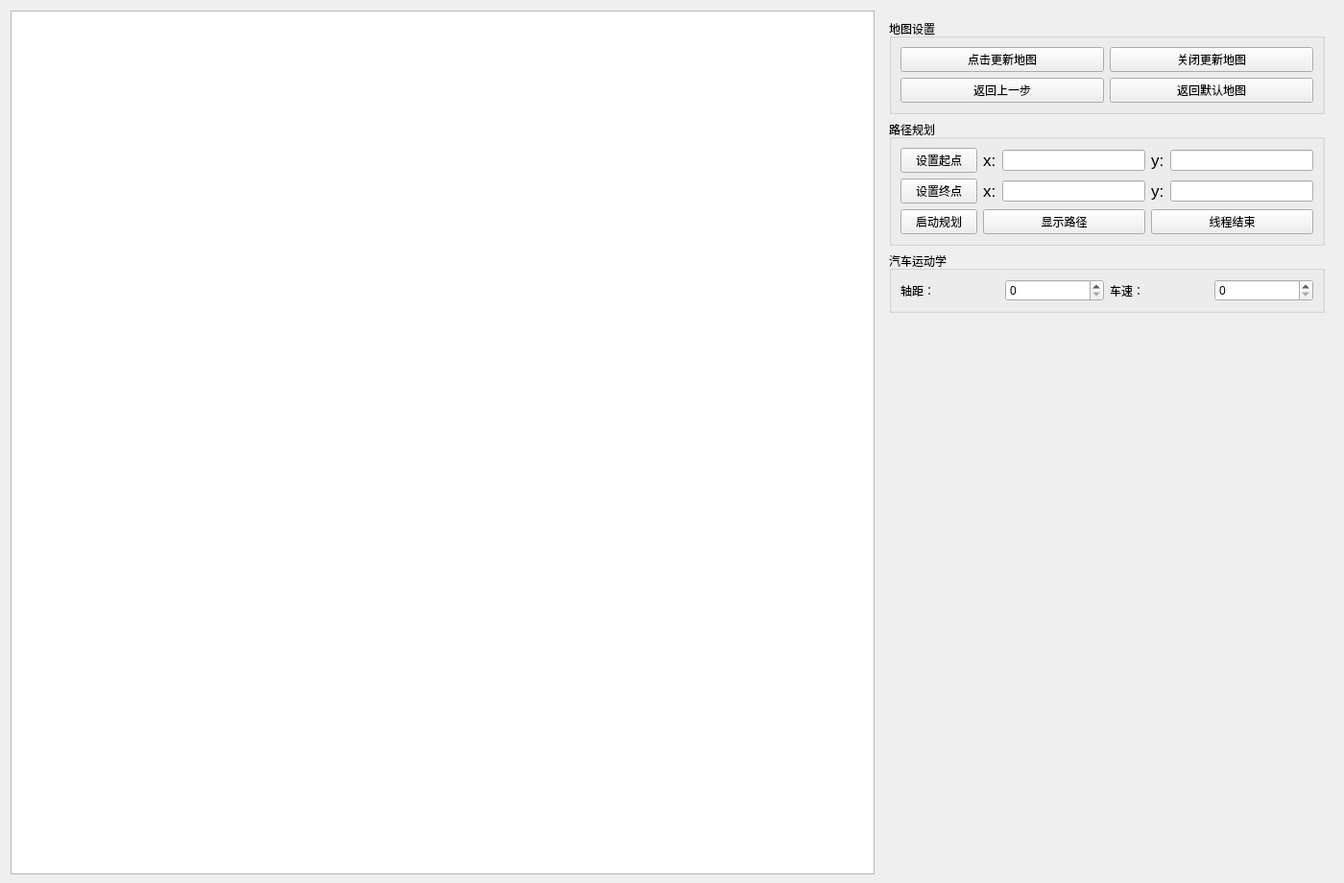
<?xml version="1.0" encoding="UTF-8"?>
<ui version="4.0">
 <class>Widget</class>
 <widget class="QWidget" name="Widget">
  <property name="geometry">
   <rect>
    <x>0</x>
    <y>0</y>
    <width>1400</width>
    <height>920</height>
   </rect>
  </property>
  <property name="minimumSize">
   <size>
    <width>1400</width>
    <height>920</height>
   </size>
  </property>
  <property name="maximumSize">
   <size>
    <width>1300</width>
    <height>920</height>
   </size>
  </property>
  <property name="windowTitle">
   <string>Widget</string>
  </property>
  <layout class="QHBoxLayout" name="horizontalLayout">
   <item>
    <widget class="QGraphicsView" name="graphicsView">
     <property name="minimumSize">
      <size>
       <width>900</width>
       <height>900</height>
      </size>
     </property>
     <property name="maximumSize">
      <size>
       <width>900</width>
       <height>900</height>
      </size>
     </property>
    </widget>
   </item>
   <item>
    <widget class="QWidget" name="widget" native="true">
     <property name="minimumSize">
      <size>
       <width>0</width>
       <height>920</height>
      </size>
     </property>
     <property name="maximumSize">
      <size>
       <width>16777215</width>
       <height>920</height>
      </size>
     </property>
     <layout class="QVBoxLayout" name="verticalLayout">
      <item>
       <widget class="QGroupBox" name="mapSetting_gbx">
        <property name="title">
         <string>地图设置</string>
        </property>
        <layout class="QGridLayout" name="gridLayout">
         <item row="1" column="1">
          <widget class="QPushButton" name="returnDefaultMap_btn">
           <property name="text">
            <string>返回默认地图</string>
           </property>
          </widget>
         </item>
         <item row="0" column="1">
          <widget class="QPushButton" name="closeUpdateMap_btn">
           <property name="text">
            <string>关闭更新地图</string>
           </property>
          </widget>
         </item>
         <item row="0" column="0">
          <widget class="QPushButton" name="clickedUpdateMap_btn">
           <property name="text">
            <string>点击更新地图</string>
           </property>
          </widget>
         </item>
         <item row="1" column="0">
          <widget class="QPushButton" name="returnLastUpdate_btn">
           <property name="text">
            <string>返回上一步</string>
           </property>
          </widget>
         </item>
        </layout>
       </widget>
      </item>
      <item>
       <widget class="QGroupBox" name="pathPlan_gbx">
        <property name="title">
         <string>路径规划</string>
        </property>
        <layout class="QGridLayout" name="gridLayout_2">
         <item row="0" column="0">
          <widget class="QPushButton" name="setStart_btn">
           <property name="text">
            <string>设置起点</string>
           </property>
          </widget>
         </item>
         <item row="0" column="1">
          <layout class="QHBoxLayout" name="horizontalLayout_3">
           <item>
            <widget class="QLabel" name="label_3">
             <property name="font">
              <font>
               <pointsize>13</pointsize>
              </font>
             </property>
             <property name="text">
              <string>x:</string>
             </property>
            </widget>
           </item>
           <item>
            <widget class="QLineEdit" name="startX_ldt"/>
           </item>
          </layout>
         </item>
         <item row="0" column="2">
          <layout class="QHBoxLayout" name="horizontalLayout_4">
           <item>
            <widget class="QLabel" name="label_4">
             <property name="font">
              <font>
               <pointsize>13</pointsize>
              </font>
             </property>
             <property name="text">
              <string>y:</string>
             </property>
            </widget>
           </item>
           <item>
            <widget class="QLineEdit" name="startY_ldt"/>
           </item>
          </layout>
         </item>
         <item row="1" column="0">
          <widget class="QPushButton" name="setEnd_btn">
           <property name="text">
            <string>设置终点</string>
           </property>
          </widget>
         </item>
         <item row="1" column="1">
          <layout class="QHBoxLayout" name="horizontalLayout_5">
           <item>
            <widget class="QLabel" name="label_5">
             <property name="font">
              <font>
               <pointsize>13</pointsize>
              </font>
             </property>
             <property name="text">
              <string>x:</string>
             </property>
            </widget>
           </item>
           <item>
            <widget class="QLineEdit" name="endX_ldt"/>
           </item>
          </layout>
         </item>
         <item row="1" column="2">
          <layout class="QHBoxLayout" name="horizontalLayout_6">
           <item>
            <widget class="QLabel" name="label_6">
             <property name="font">
              <font>
               <pointsize>13</pointsize>
              </font>
             </property>
             <property name="text">
              <string>y:</string>
             </property>
            </widget>
           </item>
           <item>
            <widget class="QLineEdit" name="endY_ldt"/>
           </item>
          </layout>
         </item>
         <item row="2" column="0">
          <widget class="QPushButton" name="startPlan_btn">
           <property name="text">
            <string>启动规划</string>
           </property>
          </widget>
         </item>
         <item row="2" column="1">
          <widget class="QPushButton" name="showPath_btn">
           <property name="text">
            <string>显示路径</string>
           </property>
          </widget>
         </item>
         <item row="2" column="2">
          <widget class="QPushButton" name="showPath_btn222">
           <property name="text">
            <string>线程结束</string>
           </property>
          </widget>
         </item>
        </layout>
       </widget>
      </item>
      <item>
       <widget class="QGroupBox" name="kinodynamics_gbx">
        <property name="title">
         <string>汽车运动学</string>
        </property>
        <layout class="QHBoxLayout" name="horizontalLayout_2">
         <item>
          <widget class="QLabel" name="label">
           <property name="text">
            <string>轴距：</string>
           </property>
          </widget>
         </item>
         <item>
          <widget class="QSpinBox" name="carLength_sbx"/>
         </item>
         <item>
          <widget class="QLabel" name="label_2">
           <property name="text">
            <string>车速：</string>
           </property>
          </widget>
         </item>
         <item>
          <widget class="QSpinBox" name="carSpeed_sbx"/>
         </item>
        </layout>
       </widget>
      </item>
      <item>
       <spacer name="verticalSpacer">
        <property name="orientation">
         <enum>Qt::Vertical</enum>
        </property>
        <property name="sizeHint" stdset="0">
         <size>
          <width>20</width>
          <height>674</height>
         </size>
        </property>
       </spacer>
      </item>
     </layout>
    </widget>
   </item>
  </layout>
 </widget>
 <resources/>
 <connections/>
</ui>
